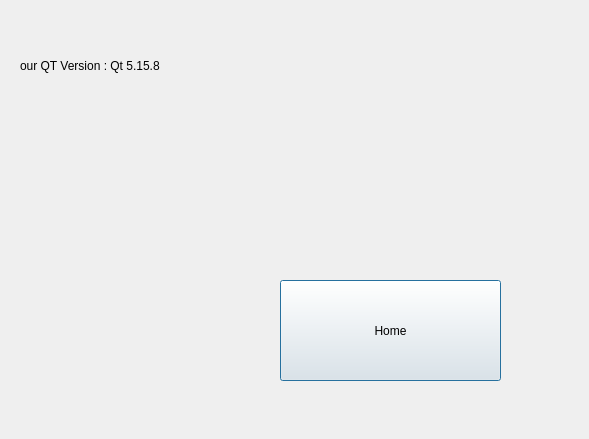
<?xml version="1.0" encoding="UTF-8"?>
<ui version="4.0">
 <class>Info</class>
 <widget class="QDialog" name="Info">
  <property name="geometry">
   <rect>
    <x>0</x>
    <y>0</y>
    <width>589</width>
    <height>439</height>
   </rect>
  </property>
  <property name="windowTitle">
   <string>Dialog</string>
  </property>
  <widget class="QPushButton" name="Home">
   <property name="geometry">
    <rect>
     <x>280</x>
     <y>280</y>
     <width>221</width>
     <height>101</height>
    </rect>
   </property>
   <property name="text">
    <string>Home</string>
   </property>
  </widget>
  <widget class="QLabel" name="label">
   <property name="geometry">
    <rect>
     <x>20</x>
     <y>20</y>
     <width>261</width>
     <height>91</height>
    </rect>
   </property>
   <property name="text">
    <string>our QT Version : Qt 5.15.8</string>
   </property>
  </widget>
 </widget>
 <resources/>
 <connections/>
</ui>
